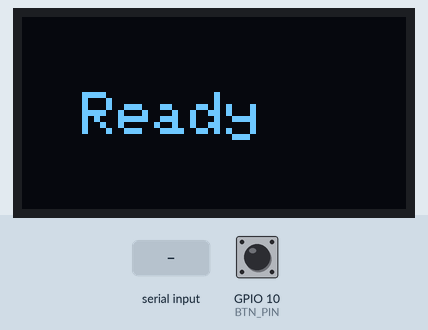
Simulated run of this sketch. Board: ESP32-S3. On the bench: 128×64 one-colour display. The test bench sets the inputs (shaded band); at power-on: GPIO 10 (BTN_PIN) HIGH.

Above: at 1.2 s.
1.3 s: "DOT:\n" received over Serial
At 1.6 s:
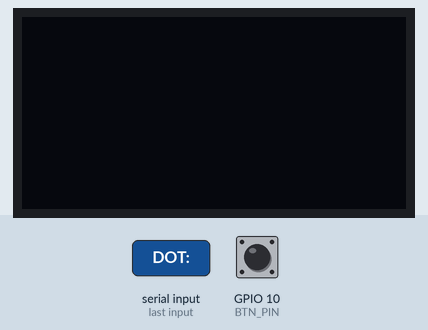
2.8 s: "GAMEOVER\n" received over Serial
At 4.0 s:
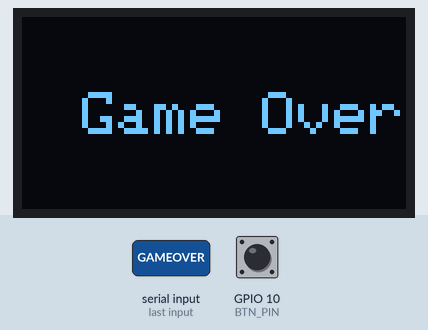
Timing chart, 0 to 5.8 s (numbered marks = the images above; inputs shaded):
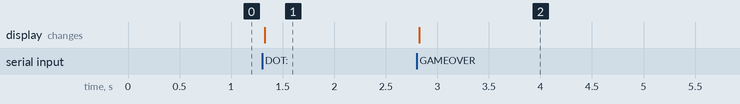

The sketch:

oled.ino
```cpp
#include <Wire.h>
#include <Adafruit_SSD1306.h>

#define SCREEN_W 128
#define SCREEN_H 64
#define OLED_ADDR 0x3C
#define SDA_PIN 1
#define SCL_PIN 2
#define BTN_PIN 10

Adafruit_SSD1306 display(SCREEN_W, SCREEN_H, &Wire, -1);

String dotBuffer = "";
bool needDraw = false;

// ===================== SETUP =====================
void setup() {
  Serial.begin(115200);
  pinMode(BTN_PIN, INPUT_PULLUP);

  Wire.begin(SDA_PIN, SCL_PIN);
  display.begin(SSD1306_SWITCHCAPVCC, OLED_ADDR);

  display.clearDisplay();
  display.setTextSize(2);
  display.setTextColor(SSD1306_WHITE);
  display.setCursor(20, 25);
  display.println("Ready");
  display.display();
}

// ===================== 画点阵 =====================
void drawDots(String bits, int w = 64, int h = 16) {
  display.clearDisplay();
  int idx = 0;

  for (int y = 0; y < h; y++) {
    for (int x = 0; x < w; x++) {
      if (bits[idx++] == '1') {
        display.drawPixel(x + 32, y + 24, SSD1306_WHITE);
      }
    }
  }
  display.display();
}

// ===================== 游戏结束 =====================
void showGameOver() {
  display.clearDisplay();
  display.setTextSize(2);
  display.setCursor(20, 25);
  display.println("Game Over");
  display.display();
}

// ===================== LOOP =====================
void loop() {
  // ---- 接收串口 ----
  while (Serial.available()) {
    char c = Serial.read();
    if (c == '\n') {
      needDraw = true;
      break;
    }
    dotBuffer += c;
  }

  // ---- 处理命令 ----
  if (needDraw) {
    if (dotBuffer.startsWith("DOT:")) {
      int p1 = dotBuffer.indexOf(':');
      int p2 = dotBuffer.indexOf(':', p1 + 1);
      String data = dotBuffer.substring(p2 + 1);
      drawDots(data, 64, 16);
    }

    if (dotBuffer == "GAMEOVER") {
      showGameOver();
    }

    dotBuffer = "";
    needDraw = false;
  }

  // ---- 按钮结束游戏 ----
  static bool lastBtn = HIGH;
  bool nowBtn = digitalRead(BTN_PIN);
  if (lastBtn == HIGH && nowBtn == LOW) {
    delay(200);
    Serial.println("KEY_PRESS");
  }
  lastBtn = nowBtn;
}
```

Measured:
- after the input at 1.3 s, the display: changes at once (image 1)
- after the input at 2.8 s, the display: changes at once (image 2)
